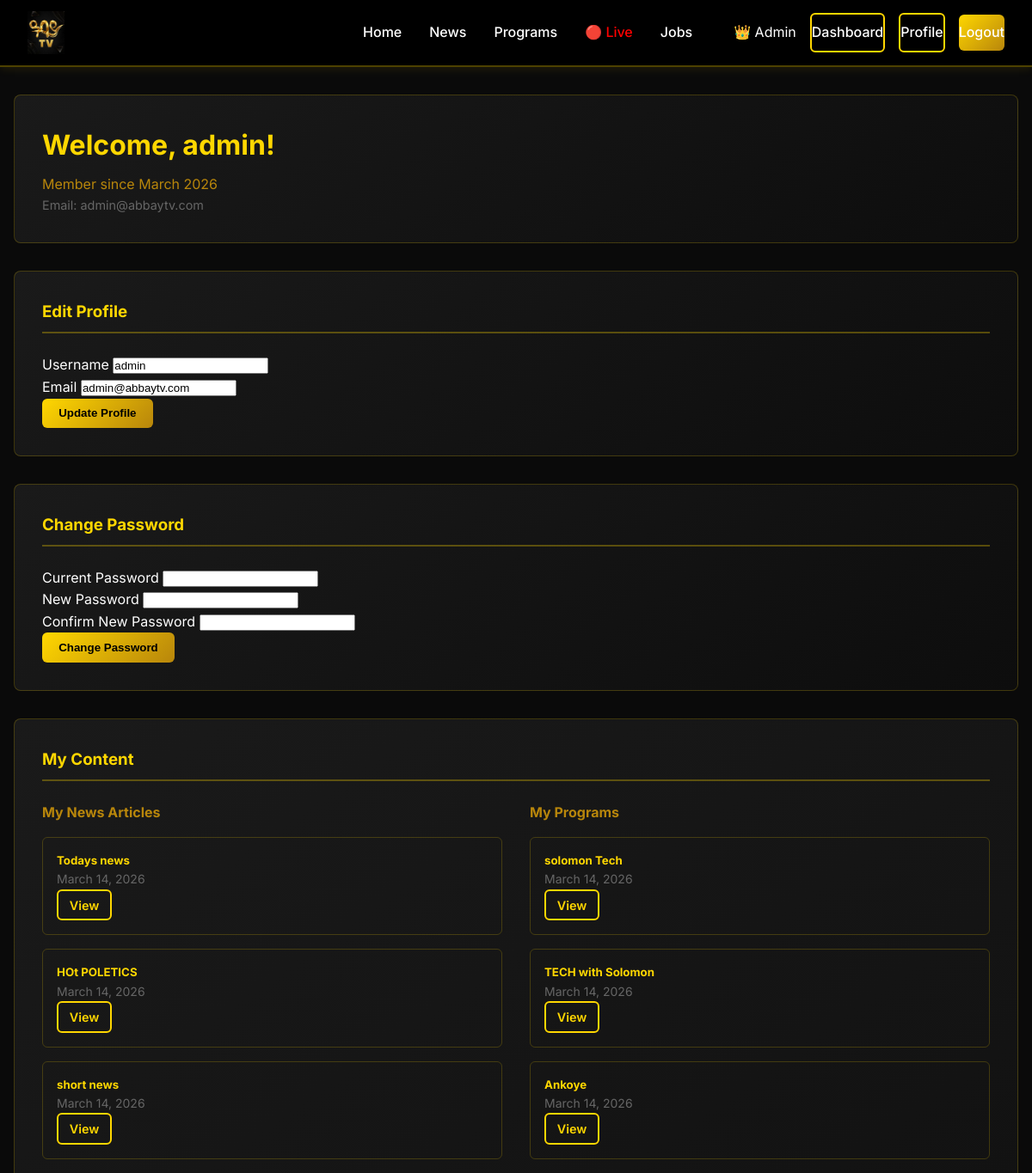
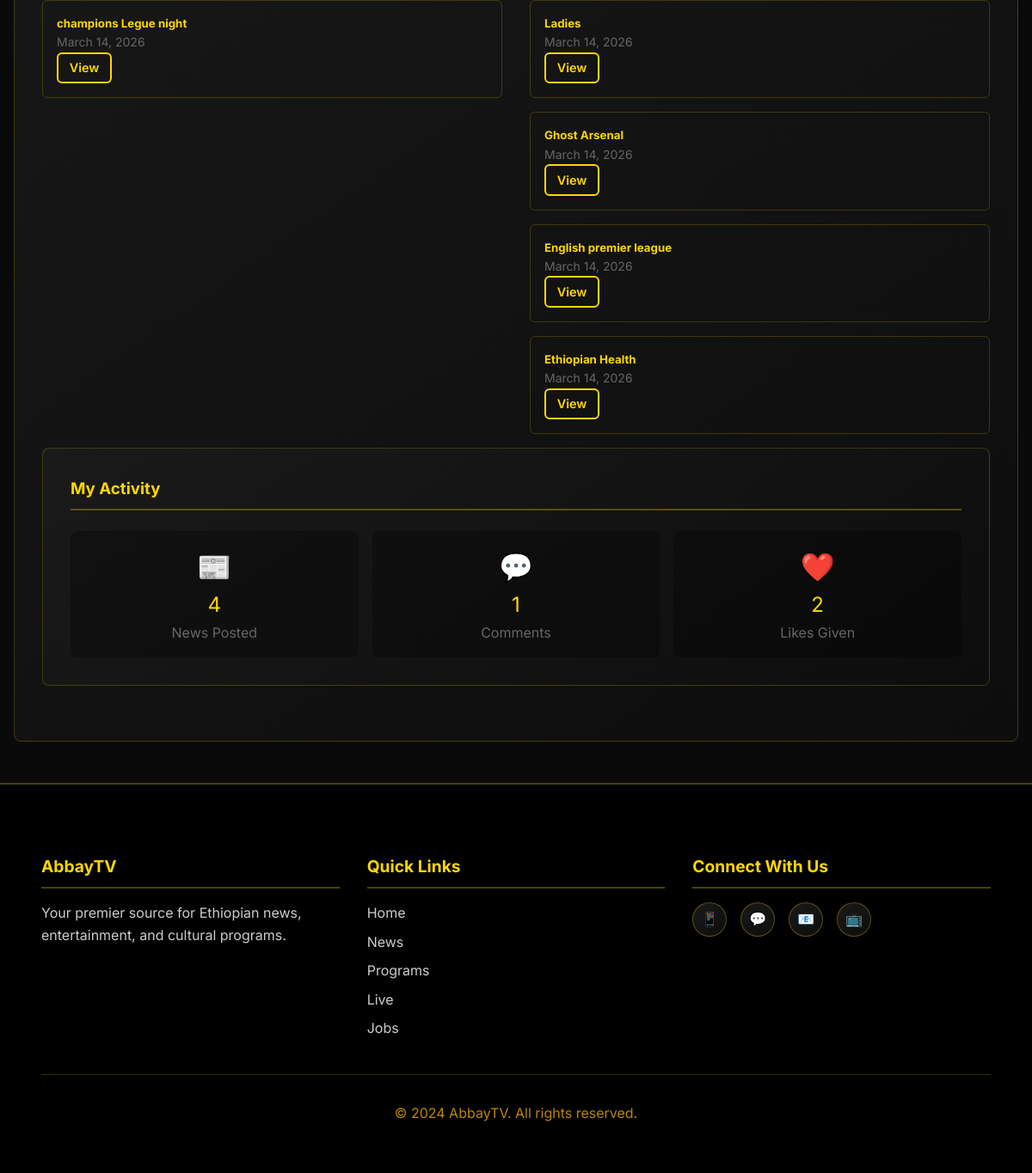
Screenshot of /profile (signed in) with the database file from the repository (2 pictures, top to bottom).
### app.py (models this page shows, shortened)
class User(UserMixin, db.Model):
    __tablename__ = 'users'
    id = db.Column(db.Integer, primary_key=True)
    username = db.Column(db.String(80), unique=True, nullable=False)
    email = db.Column(db.String(120), unique=True, nullable=False)
    password_hash = db.Column(db.String(128), nullable=False)
    bio = db.Column(db.String(200), default='')
    profile_pic = db.Column(db.String(200), default='default.jpg')
    is_verified = db.Column(db.Boolean, default=False)
    is_admin = db.Column(db.Boolean, default=False)
    created_at = db.Column(db.DateTime, default=datetime.utcnow)
    news_comments = db.relationship('NewsComment', backref='author', lazy=True, cascade='all, delete-orphan')
    program_comments = db.relationship('ProgramComment', backref='author', lazy=True, cascade='all, delete-orphan')
    news_likes = db.relationship('NewsLike', backref='user', lazy=True, cascade='all, delete-orphan')
    program_likes = db.relationship('ProgramLike', backref='user', lazy=True, cascade='all, delete-orphan')

class News(db.Model):
    __tablename__ = 'news'
    id = db.Column(db.Integer, primary_key=True)
    title = db.Column(db.String(200), nullable=False)
    youtube_url = db.Column(db.String(200), nullable=False)
    description = db.Column(db.Text, nullable=False)
    category_id = db.Column(db.Integer, db.ForeignKey('categories.id'), nullable=False, default=1)
    author_id = db.Column(db.Integer, db.ForeignKey('users.id'), nullable=False)
    views = db.Column(db.Integer, default=0)
    tags = db.Column(db.String(200), default='')
    created_at = db.Column(db.DateTime, default=datetime.utcnow)
    author = db.relationship('User', backref='news_posts')
    category = db.relationship('Category')
    comments = db.relationship('NewsComment', backref='post', lazy=True, cascade='all, delete-orphan', order_by='NewsComment.created_at.desc()')
    likes = db.relationship('NewsLike', backref='post', lazy=True, cascade='all, delete-orphan')

class Program(db.Model):
    __tablename__ = 'programs'
    id = db.Column(db.Integer, primary_key=True)
    title = db.Column(db.String(200), nullable=False)
    youtube_url = db.Column(db.String(200), nullable=False)
    description = db.Column(db.Text, nullable=False)
    category_id = db.Column(db.Integer, db.ForeignKey('categories.id'), nullable=False, default=1)
    author_id = db.Column(db.Integer, db.ForeignKey('users.id'), nullable=False)
    views = db.Column(db.Integer, default=0)
    tags = db.Column(db.String(200), default='')
    created_at = db.Column(db.DateTime, default=datetime.utcnow)
    author = db.relationship('User', backref='programs')
    category = db.relationship('Category')
    comments = db.relationship('ProgramComment', backref='post', lazy=True, cascade='all, delete-orphan', order_by='ProgramComment.created_at.desc()')
    likes = db.relationship('ProgramLike', backref='post', lazy=True, cascade='all, delete-orphan')

### app.py (the view, shortened to what this page needs)
@app.route('/profile', methods=['GET', 'POST'])
@login_required
def profile():
    user_news = News.query.filter_by(author_id=current_user.id).all()
    user_programs = Program.query.filter_by(author_id=current_user.id).all()
    return render_template('profile.html', user_news=user_news, user_programs=user_programs)

### app.py (called while the page is built)
@login_manager.user_loader
def load_user(user_id):
    return User.query.get(int(user_id))

### templates/profile.html (shortened to what this page needs)
{% extends "base.html" %}
{% block content %}
<div class="container">
    <div class="profile-header" style="background: linear-gradient(145deg, #1A1A1A 0%, #0D0D0D 100%); padding: 2rem; border-radius: 8px; margin-bottom: 2rem; border: 1px solid rgba(255, 215, 0, 0.2);">
        <h1 style="color: #FFD700; margin-bottom: 0.5rem;">Welcome, {{ current_user.username }}!</h1>
        <p style="color: #B8860B;">Member since {{ current_user.created_at.strftime('%B %Y') }}</p>
        <p style="color: #666; font-size: 0.9rem;">Email: {{ current_user.email }}</p>
    </div>
    <div class="profile-section" style="background: linear-gradient(145deg, #1A1A1A 0%, #0D0D0D 100%); padding: 2rem; border-radius: 8px; margin-bottom: 2rem; border: 1px solid rgba(255, 215, 0, 0.2);">
        <h3 style="color: #FFD700; margin-bottom: 1.5rem; padding-bottom: 0.5rem; border-bottom: 2px solid rgba(255, 215, 0, 0.3);">Edit Profile</h3>
        <form method="POST" style="max-width: 500px;">
            <div class="form-group">
                <label class="form-label">Username</label>
                <input type="text" name="username" class="form-input" value="{{ current_user.username }}" required>
            </div>
            <div class="form-group">
                <label class="form-label">Email</label>
                <input type="email" name="email" class="form-input" value="{{ current_user.email }}" required>
            </div>
            <button type="submit" class="btn btn-primary">Update Profile</button>
        </form>
    </div>
    <div class="profile-section" style="background: linear-gradient(145deg, #1A1A1A 0%, #0D0D0D 100%); padding: 2rem; border-radius: 8px; margin-bottom: 2rem; border: 1px solid rgba(255, 215, 0, 0.2);">
        <h3 style="color: #FFD700; margin-bottom: 1.5rem; padding-bottom: 0.5rem; border-bottom: 2px solid rgba(255, 215, 0, 0.3);">Change Password</h3>
        <form method="POST" style="max-width: 500px;">
            <div class="form-group">
                <label class="form-label">Current Password</label>
                <input type="password" name="old_password" class="form-input" required>
            </div>
            <div class="form-group">
                <label class="form-label">New Password</label>
                <input type="password" name="new_password" class="form-input" required>
            </div>
            <div class="form-group">
                <label class="form-label">Confirm New Password</label>
                <input type="password" name="confirm_password" class="form-input" required>
            </div>
            <button type="submit" class="btn btn-primary">Change Password</button>
        </form>
    </div>
    <div class="profile-section" style="background: linear-gradient(145deg, #1A1A1A 0%, #0D0D0D 100%); padding: 2rem; border-radius: 8px; margin-bottom: 2rem; border: 1px solid rgba(255, 215, 0, 0.2);">
        <h3 style="color: #FFD700; margin-bottom: 1.5rem; padding-bottom: 0.5rem; border-bottom: 2px solid rgba(255, 215, 0, 0.3);">My Content</h3>
        {% if user_news or user_programs %}
            <div style="display: grid; grid-template-columns: 1fr 1fr; gap: 2rem;">
                {% if user_news %}
                <div>
                    <h4 style="color: #B8860B; margin-bottom: 1rem;">My News Articles</h4>
                    {% for item in user_news %}
                    <div style="padding: 1rem; border: 1px solid rgba(255, 215, 0, 0.2); border-radius: 6px; margin-bottom: 1rem;">
                        <h5 style="color: #FFD700;">{{ item.title }}</h5>
                        <p style="font-size: 0.875rem; color: #666;">{{ item.created_at.strftime('%B %d, %Y') }}</p>
                        <a href="{{ url_for('news_detail', id=item.id) }}" class="btn btn-secondary btn-small">View</a>
                    </div>
                    {% endfor %}
                </div>
                {% endif %}
                {% if user_programs %}
                <div>
                    <h4 style="color: #B8860B; margin-bottom: 1rem;">My Programs</h4>
                    {% for program in user_programs %}
                    <div style="padding: 1rem; border: 1px solid rgba(255, 215, 0, 0.2); border-radius: 6px; margin-bottom: 1rem;">
                        <h5 style="color: #FFD700;">{{ program.title }}</h5>
                        <p style="font-size: 0.875rem; color: #666;">{{ program.created_at.strftime('%B %d, %Y') }}</p>
                        <a href="{{ url_for('program_detail', id=program.id) }}" class="btn btn-secondary btn-small">View</a>
                    </div>
                    {% endfor %}
                </div>
                {% endif %}
            </div>
<div class="profile-section" style="background: linear-gradient(145deg, #1A1A1A 0%, #0D0D0D 100%); padding: 2rem; border-radius: 8px; margin-bottom: 2rem; border: 1px solid rgba(255, 215, 0, 0.2);">
    <h3 style="color: #FFD700; margin-bottom: 1.5rem; padding-bottom: 0.5rem; border-bottom: 2px solid rgba(255, 215, 0, 0.3);">My Activity</h3>
    <div style="display: grid; grid-template-columns: repeat(3, 1fr); gap: 1rem; text-align: center;">
        <div style="padding: 1rem; background: rgba(0,0,0,0.3); border-radius: 8px;">
            <div style="font-size: 2rem; color: #FFD700;">📰</div>
            <div style="font-size: 1.5rem; color: #FFD700;">{{ user_news|length }}</div>
            <div style="color: #666;">News Posted</div>
        </div>
        <div style="padding: 1rem; background: rgba(0,0,0,0.3); border-radius: 8px;">
            <div style="font-size: 2rem; color: #FFD700;">💬</div>
            <div style="font-size: 1.5rem; color: #FFD700;">{{ current_user.news_comments|length + current_user.program_comments|length }}</div>
            <div style="color: #666;">Comments</div>
        </div>
        <div style="padding: 1rem; background: rgba(0,0,0,0.3); border-radius: 8px;">
            <div style="font-size: 2rem; color: #FFD700;">❤️</div>
            <div style="font-size: 1.5rem; color: #FFD700;">{{ current_user.news_likes|length + current_user.program_likes|length }}</div>
            <div style="color: #666;">Likes Given</div>
        </div>
    </div>
</div>
        {% else %}
            <p style="color: #666;">You haven't created any content yet.</p>
        {% endif %}
    </div>
</div>
{% endblock %}

### static/css/style.css (style rules this page uses)
* { margin: 0; padding: 0; box-sizing: border-box; }
body { font-family: 'Inter', sans-serif; background-color: #0A0A0A; color: #FFFFFF; line-height: 1.6; }
.btn { padding: 0.6rem 1.2rem; border-radius: 6px; border: none; font-weight: 600; cursor: pointer; transition: all 0.3s; text-decoration: none; display: inline-block; position: relative; overflow: hidden; }
.btn::before { content: ''; position: absolute; top: 50%; left: 50%; width: 0; height: 0; border-radius: 50%; background: rgba(255, 215, 0, 0.3); transform: translate(-50%, -50%); transition: width 0.6s, height 0.6s; }
.btn-primary { background: linear-gradient(135deg, #FFD700 0%, #B8860B 100%); color: #000000; font-weight: 700; }
.btn-secondary { background-color: transparent; border: 2px solid #FFD700; color: #FFD700; }
.btn-small { padding: 0.3rem 0.8rem; font-size: 0.9rem; }
.container { max-width: 1200px; margin: 2rem auto; padding: 0 1rem; }

### rows the page displays
User: username "admin", created_at "March 2026", email "admin@abbaytv.com"
News: title "Todays news", created_at "March 14, 2026"
News: title "HOt POLETICS", created_at "March 14, 2026"
News: title "short news", created_at "March 14, 2026"
News: title "champions Legue night", created_at "March 14, 2026"
Program: title "solomon Tech", created_at "March 14, 2026"
Program: title "TECH with Solomon", created_at "March 14, 2026"
Program: title "Ankoye", created_at "March 14, 2026"
Program: title "Ladies", created_at "March 14, 2026"
Program: title "Ghost Arsenal", created_at "March 14, 2026"
Program: title "English premier league", created_at "March 14, 2026"
Program: title "Ethiopian Health", created_at "March 14, 2026"

### other values shown
{{ user_news|length }} "4"
{{ current_user.news_likes|length + current_user.program_likes|length }} "2"
